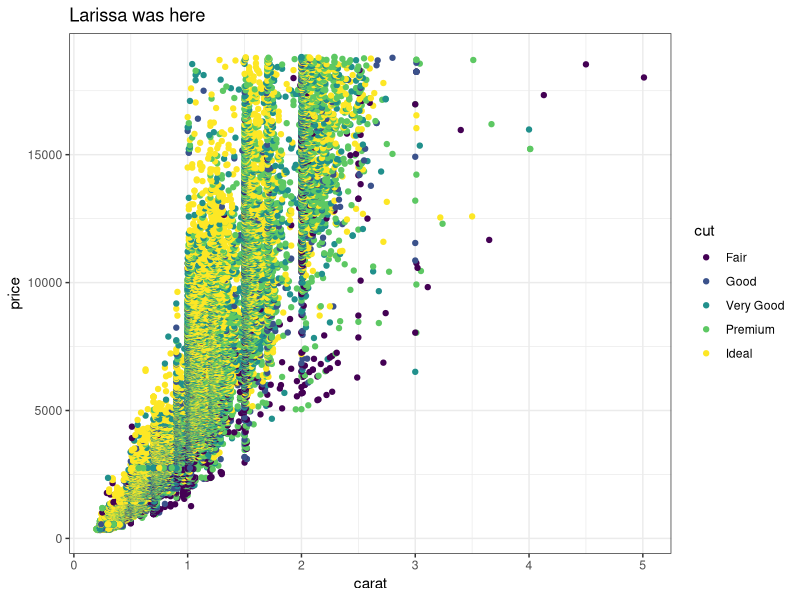
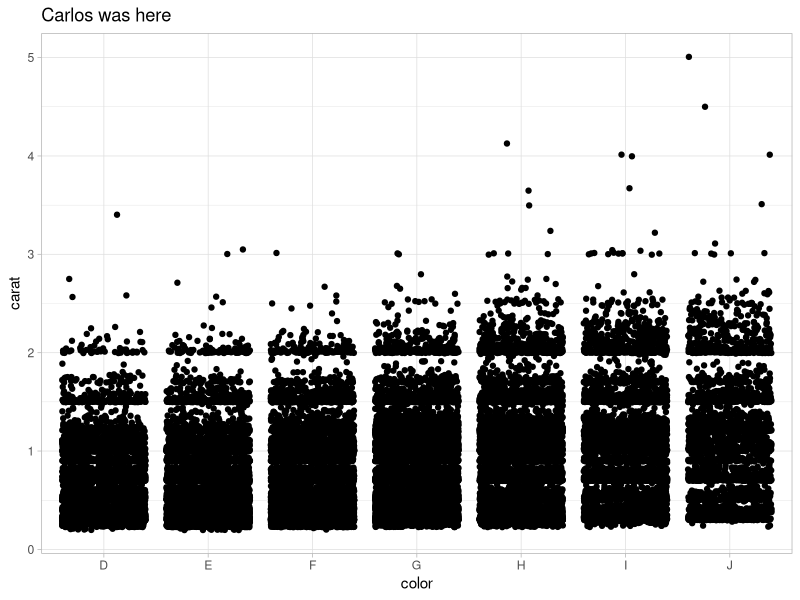
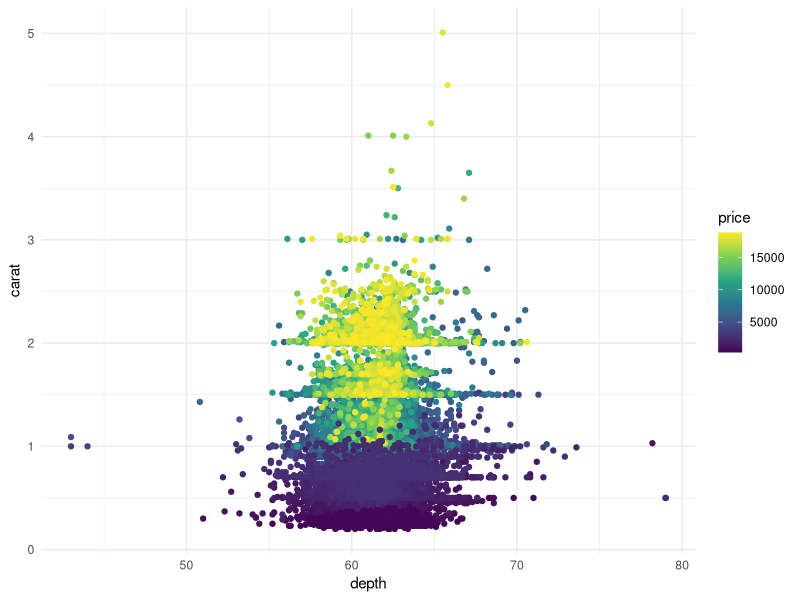
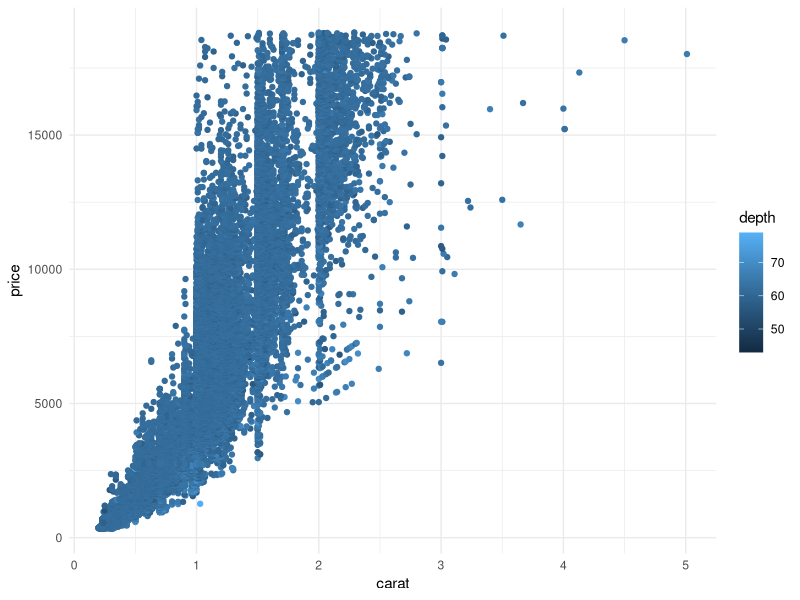

Source code (R) for these figures, in order:
## ---- chunk 1
knitr::opts_chunk$set(echo = TRUE)
library(tidyverse)
## ---- chunk 2
# Partner 1: 
# Run the code below to see the original graph
# Change the code below to make the point color change based on 'cut', and update the theme to theme_bw(). Update the title to include your first name. 

ggplot(data = diamonds, aes(x = carat, y = price)) +
  geom_point(aes(color = cut)) +
  theme_bw() +
  labs(title = "Larissa was here")
## ---- chunk 3
# Partner 2: 
# Run the code below to see the original graph
# Change the code below to make the geom a geom_jitter, and update the theme to theme_light. Update the title to include your first name. 

ggplot(data = diamonds, aes(x = color, y = carat)) +
  geom_jitter() +
  theme_light() +
  labs(title = "Carlos was here")
## ---- chunk 4

ggplot(data = diamonds, aes(x = depth, y = carat)) +
  geom_point(aes(color = price)) +
  scale_color_viridis_c() +
  theme_minimal()

## ---- chunk 5
ggplot(data = diamonds, aes(x = carat, y = price)) +
  geom_point(aes(color = depth)) +
  theme_minimal()
